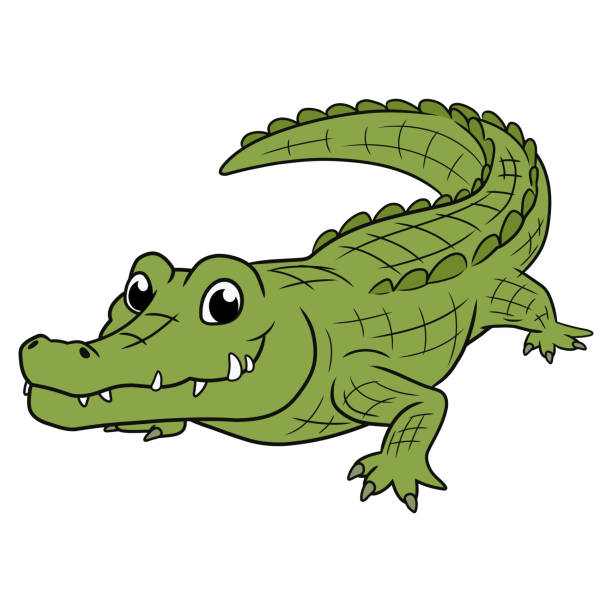
#> input picture imagenes/cocodrilo0074.jpg, 612 x 612 px, found by its file name
$ python ejemplo1_gaussiano.py
#> lines starting #> are read from the running program, lines starting #| are printed output that depends on the picture

import cv2

# Cargar la imagen
imagen = cv2.imread("C:\IA_Gpo3H\VA_0074\p8-filtro-va-0074\imagenes/cocodrilo0074.jpg")
#> imagen is the input picture: shape (612, 612, 3); mean B, G, R 196.9, 219.5, 213

# Verificar que la imagen se haya cargado
if imagen is None:
    print("No se pudo cargar la imagen.")
    exit()

# Aplicar filtro de mediana
imagen_filtrada = cv2.medianBlur(
    imagen,
    5
)
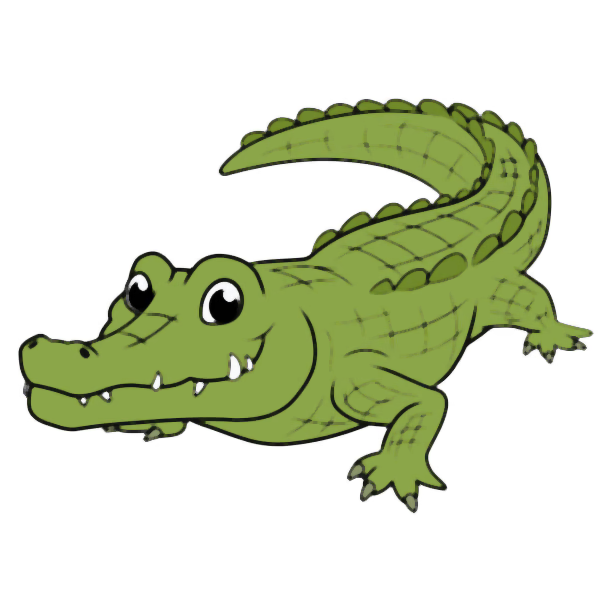
#> imagen_filtrada: shape (612, 612, 3); mean B, G, R 197.5, 221, 214.3

# Mostrar imágenes
cv2.imshow("Imagen original 0074", imagen)
cv2.imshow("Imagen con filtro de mediana 0074", imagen_filtrada)

# Guardar resultado
cv2.imwrite(
    "../resultados/paisaje_mediana.jpg",
    imagen_filtrada
)

print("Filtro de mediana aplicado correctamente.")
print("Resultado guardado en:")
print("../resultados/paisaje_mediana.jpg")

# Esperar una tecla
cv2.waitKey(0)

# Cerrar ventanas
cv2.destroyAllWindows()
print("Programa raealizado por Jaquez Andres 0074")
